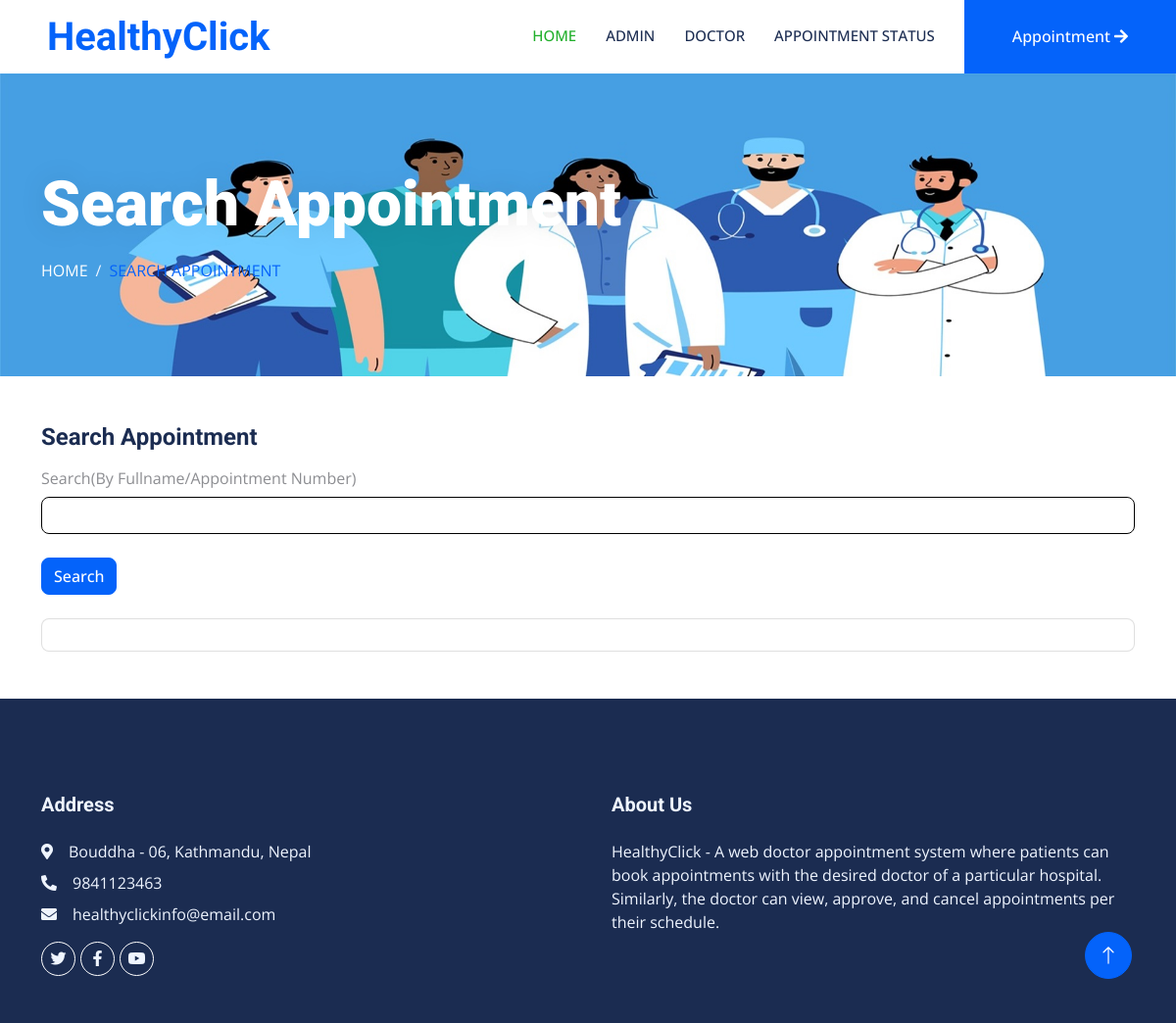
Page /User_SearchAppointment on the earlier database version.
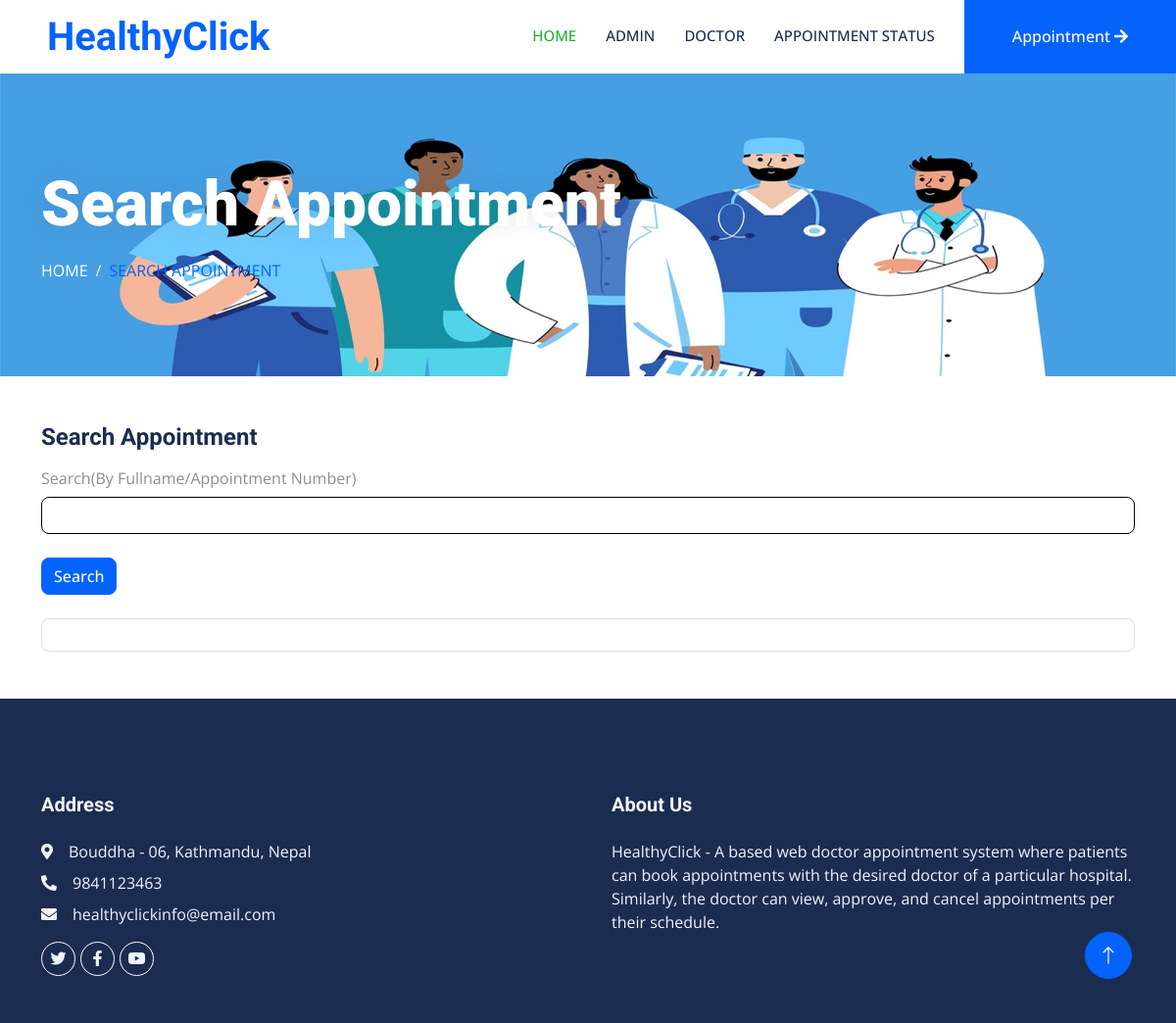
Same page on the later database version.
### dasapp/models.py (models this page shows, shortened)
class Page(models.Model):
    pagetitle = models.CharField(max_length=250)
    address = models.CharField(max_length=250)
    aboutus = models.TextField()
    email = models.EmailField(max_length=200)
    mobilenumber = models.IntegerField(default=0)
    created_at = models.DateTimeField(auto_now_add=True)
    updated_at = models.DateTimeField(auto_now=True)

### docappsystem/userviews.py (the view)
def User_Search_Appointments(request):
    page = Page.objects.all()
    if request.method == "GET":
        query = request.GET.get("query", "")
        if query:
            patient = Appointment.objects.filter(
                fullname__icontains=query
            ) | Appointment.objects.filter(appointmentnumber__icontains=query)
            messages.info(request, "Search against " + query)
            context = {"patient": patient, "query": query, "page": page}
            return render(request, "search-appointment.html", context)
        else:
            print("No Record Found")
            context = {"page": page}
            return render(request, "search-appointment.html", context)
    context = {"page": page}
    return render(request, "search-appointment.html", context)

### templates/search-appointment.html (shortened to what this page needs)
{% extends 'userbase.html' %}
{% load static %}
{% block content %}
<div class="container-fluid page-header py-5 mb-5 wow fadeIn" data-wow-delay="0.1s">
    <div class="container py-5">
        <h1 class="display-3 text-white mb-3 animated slideInDown">Search Appointment</h1>
        <nav aria-label="breadcrumb animated slideInDown">
            <ol class="breadcrumb text-uppercase mb-0">
                <li class="breadcrumb-item"><a class="text-white" href="{% url 'index' %}">Home</a></li>
                <li class="breadcrumb-item text-primary active" aria-current="page">Search Appointment</li>
            </ol>
        </nav>
    </div>
</div>
<div class="container-xxl py-12">
    <div class="container">
        <div class="row">
            <div class="col-sm-12">
                <div class="card-block">
                    <h4 class="sub-title">Search Appointment </h4>
                    <form  method="GET">
                        <div class="form-group row">
                            <label class="col-sm-12 col-form-label">Search(By Fullname/Appointment Number)</label>
                            <br>
                            <div class="col-sm-12">
                                <input type="text" id="query" name="query" class="form-control" style="border: solid #000 1px;" required="">
                            </div>
                        </div>
                    <br>
                        <button type="submit" class="btn btn-primary btn-user btn-block">Search</button>
                                </form>
                                </div>
                                <br>
            <div class="card card-table">
            <div class="card-body">
            </div>
            </div>
            </div>
            </div>
    </div>
</div>
{% endblock %}

### templates/userincludes/footer.html
{% load static %}
<div class="container-fluid bg-dark text-light footer mt-5 pt-5 wow fadeIn" data-wow-delay="0.1s">
    <div class="container py-5">
        <div class="row g-5">
            <div class="col-lg-6 col-md-6">
                <h5 class="text-light mb-4">Address</h5>
                {% for i in page %}
                <p class="mb-2"><i class="fa fa-map-marker-alt me-3"></i>{{i.address}}</p>
                <p class="mb-2"><i class="fa fa-phone-alt me-3"></i>{{i.mobilenumber}}</p>
                <p class="mb-2"><i class="fa fa-envelope me-3"></i>{{i.email}}</p>{% endfor %}
                <div class="d-flex pt-2">
                    <a class="btn btn-outline-light btn-social rounded-circle" href=""><i class="fab fa-twitter"></i></a>
                    <a class="btn btn-outline-light btn-social rounded-circle" href=""><i class="fab fa-facebook-f"></i></a>
                    <a class="btn btn-outline-light btn-social rounded-circle" href=""><i class="fab fa-youtube"></i></a>
                </div>
            </div>
            <div class="col-lg-6 col-md-6">
                <h5 class="text-light mb-4">About Us</h5>
                {% for i in page %}
                {{ i.aboutus }}{% endfor %}
            </div>
        </div>
    </div>
</div>
<a href="#" class="btn btn-lg btn-primary btn-lg-square rounded-circle back-to-top"><i class="bi bi-arrow-up"></i></a>

Differences in the rows shown:
changed Page "Bouddha - 06, Kathmandu, Nepal": aboutus "HealthyClick - A web doctor appointment system…" → "HealthyClick - A based web doctor appointment system…"
